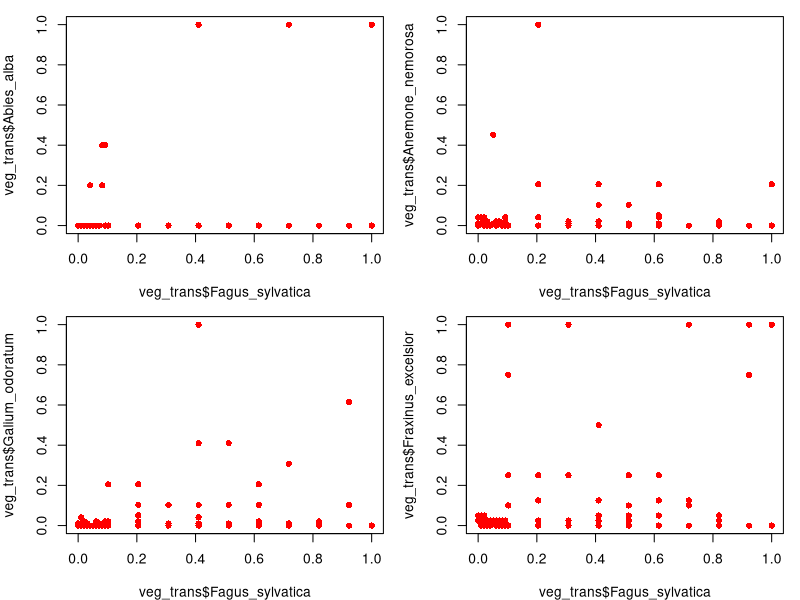
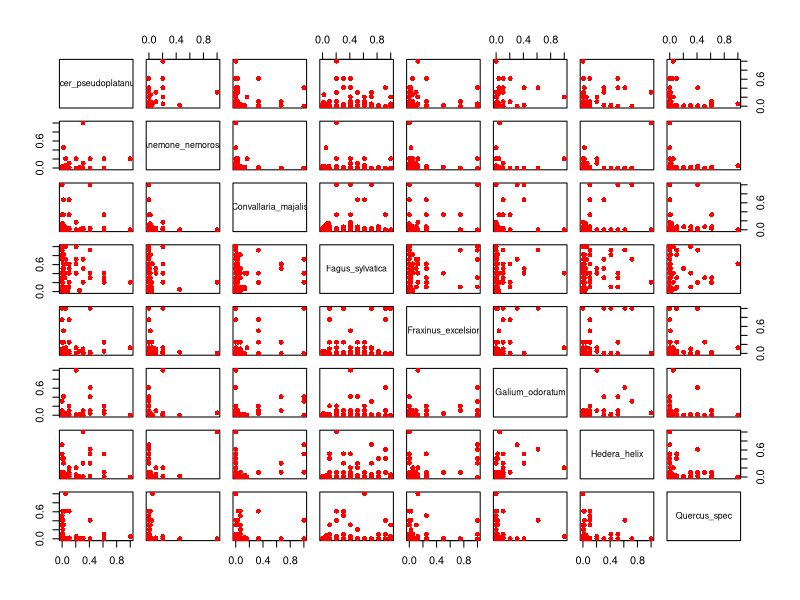
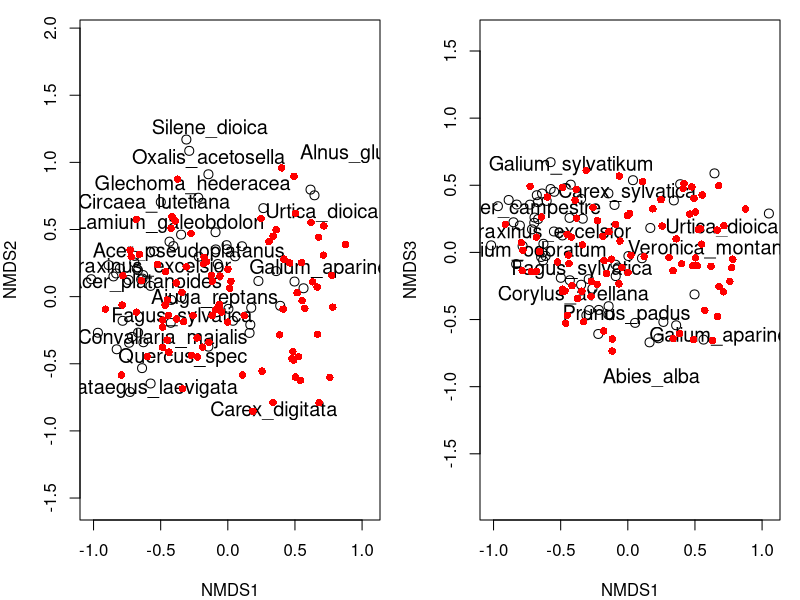
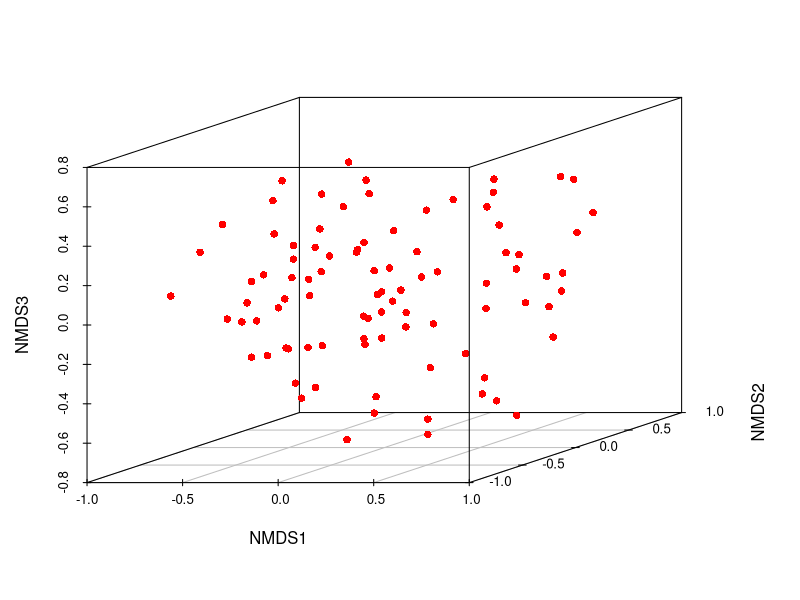

Write R code to recreate these figures, in order. (Note: this script raises an error after producing the figures.)
library(vegan)
library(scatterplot3d)

### Some global variables
mycols <- c("red", "green", "blue")
mysyms <- c(15, 16, 17)

### Read vegetation data ###
veg <- read.table("data/veg_2015-2016-2017.txt", sep=" ", dec=".", row.names = 1, header=TRUE)

### Read site data ####
sites <- read.table("data/header_2015-2016-2017_vegclasses.txt")

### Check consistance of veg and sites!!! ####
nrow(veg) == nrow(sites)
m <- match(rownames(sites), rownames(veg))
sites <- sites[m,]

### Ordination ####
### Exclude rare species 
veg <- veg[,colSums(decostand(veg, "pa")) > 3]

### Transform
veg_trans <- decostand(veg, "max") 

### Example for 2d plot of vegetation community ###
x11(width=8, height=8)
par(mfrow=c(2,2), mar=c(4,4,1,1))
plot(veg_trans$Fagus_sylvatica, veg_trans$Abies_alba, pch=16, col="red")
plot(veg_trans$Fagus_sylvatica, veg_trans$Anemone_nemorosa, pch=16, col="red")
plot(veg_trans$Fagus_sylvatica, veg_trans$Galium_odoratum, pch=16, col="red")
plot(veg_trans$Fagus_sylvatica, veg_trans$Fraxinus_excelsior, pch=16, col="red")

x11()
plot(veg_trans[,colSums(decostand(veg, "pa")) > 40], pch=16, col="red")
### -> Das ist unübersichtlich!

### Calculate ordination (NDMS)
ordi <- metaMDS(veg_trans,"bray", k=3, trace=T)   ### NMDS

### Plot results
x11(width=10, height=5)
par(mfrow=c(1,2), mar=c(4,4,1,1))
ordiplot(ordi, choices=c(1,2), type = "n")
orditorp(ordi, choices=c(1,2), display="species", cex=1.2, priority=colSums(veg_trans))
points(ordi, choices=c(1,2), display="sites", col="red", cex=1, pch=16)

ordiplot(ordi, choices=c(1,3), type = "n")
orditorp(ordi, choices=c(1,3), display="species", cex=1.2, priority=colSums(veg_trans))
points(ordi, choices=c(1,3), display="sites", col="red", cex=1, pch=16)
dev.off()

x11()
par(col="red", cex=1, pch=16)
scatterplot3d(scores(ordi, display="sites"))
dev.off()

### Goodness NMDS ####

### Calculate "stress"
x <- vegdist(veg_trans, "bray")   ### "True distances"
y <- dist(scores(ordi))  ### "Distances in NDMS"
plot(x, y, pch=1, col="blue", xlab="Observed distances", ylab="Distances in NMDS")
lines(smooth.spline(x, y, df=5), col="red", lwd=2)

stressplot(ordi)   ### "Ordination distance" is not Euclidian distance but similar (Disparität, Monotonie).
ordi$stress        ###  1 - 5: Sehr gut; 5 - 10: Gut; 10 - 15: Brauchbar, aber Einzelheiten sollten nicht interpretiert werden (c.f. Leyer, Wesche 2007 Tab.12.2).

### Find appropiate number of axes ####
n <- 1:10   ### Number of axes
stress <- lapply(as.list(n), function(x) metaMDS(veg_trans,"bray", x)$stress)
plot(n, stress, type="b", pch=16, col="blue", xlab="Number of axes", ylab="Stress")
### -> k=3 axes

### Plot vegetation classes in ordination ####
x11()
ordiplot(ordi, choices=c(1,2), type = "n")
orditorp(ordi, choices=c(1,2), display="species", cex=1.2, priority=colSums(veg_trans))
points(ordi, choices=c(1,2), display="sites", cex=1.5, pch=mysyms[sites$vegclass], col=mycols[sites$vegclass])
legend("bottomright", legend=c("Eichelberg-1", "Eichelberg-2", "Duemmel"), col=mycols, pch=mysyms, cex=1.5, bg="white")

### Environmental fit ####
### Numeric variables
ef <- envfit(ordi ~ northerness +  slope, sites, na.rm=TRUE, choices=c(1,2))
ef

ordiplot(ordi, choices=c(1,2), type = "n")
points(ordi, choices=c(1,2), display="sites", cex=1.5, pch=mysyms[sites$vegclass], col=mycols[sites$vegclass])
plot(ef, add=TRUE, label=c("Northerness", "Slope"), col="black")
legend("bottomright", legend=c("Eichelberg-1", "Eichelberg-2", "Duemmel"), col=mycols, pch=mysyms, cex=1.5, bg="white")

ef13 <- envfit(ordi~ northerness +  slope, sites, na.rm=TRUE, choices=c(1,3))
ef13
ordiplot(ordi, choices=c(1,3), type = "n")
points(ordi, choices=c(1,3), display="sites", cex=1.5, pch=mysyms[sites$vegclass], col=mycols[sites$vegclass])
plot(ef13, add=TRUE, label=c("Northerness", "Slope"), col="black")
legend("bottomright", legend=c("Eichelberg-1", "Eichelberg-2", "Duemmel"), col=mycols, pch=mysyms, cex=1.5, bg="white")

### Categorical variables
ordiplot(ordi, choices=c(1,2), type = "n")
points(ordi, choices=c(1,2), display="sites", cex=1.5, pch=mysyms[sites$vegclass], col=mycols[sites$vegclass])
ordiellipse(ordi, choices=c(1,2), sites$year, label = TRUE, cex=1.3)
#ordispider(ordi, sites$year, label = TRUE, cex=1.3)
#ordihull(ordi, sites$year, label = TRUE, cex=1.3)
